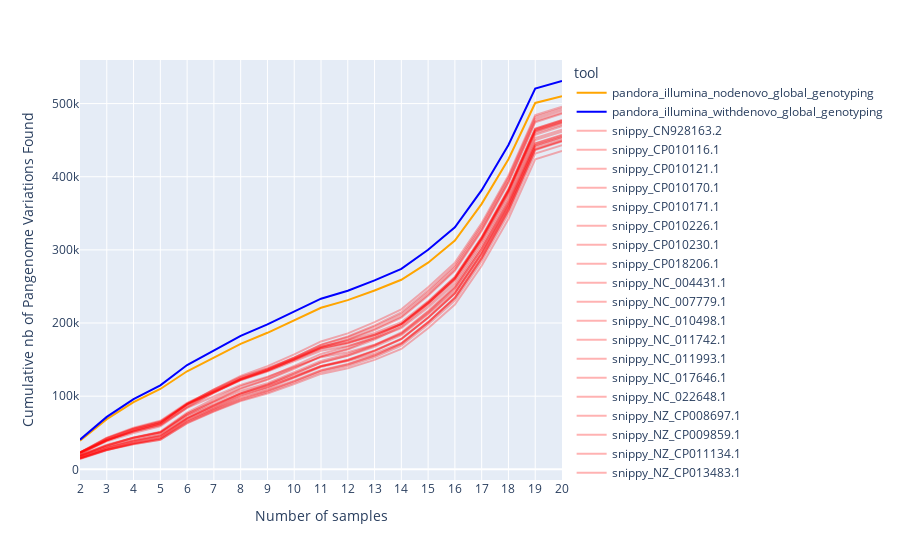

Source (notebook cell):
### Code cell
fig_absolute_cumulative = px.line(merged_data, x="NB_OF_SAMPLES", y="cumulative_nb_of_found_PanVar", color='tool', color_discrete_sequence=merged_data["colour"])
fig_absolute_cumulative.update_layout(
    xaxis = dict(
        tickmode = 'linear',
        tick0 = 2,
        dtick = 1
    ),
    yaxis_title="Cumulative nb of Pangenome Variations Found",
    xaxis_title="Number of samples",
)
fig_absolute_cumulative

### Figure 1 — Plotly figure (JSON) as saved in the notebook; plotly's stock layout.template omitted (floating-point values rounded to 4 significant figures)
{"data": [{"hoverlabel": {"namelength": 0}, "hovertemplate": "tool=pandora_illumina_nodenovo_global_genotyping<br>NB_OF_SAMPLES=%{x}<br>cumulative_nb_of_found_PanVar=%{y}", "legendgroup": "pandora_illumina_nodenovo_global_genotyping", "line": {"color": "orange", "dash": "solid"}, "mode": "lines", "name": "pandora_illumina_nodenovo_global_genotyping", "showlegend": true, "type": "scatter", "x": [2, 3, 4, 5, 6, 7, 8, 9, 10, 11, 12, 13, 14, 15, 16, 17, 18, 19, 20], "xaxis": "x", "y": [38958, 68659, 91780, 109872, 134026, 153198, 171429, 186664, 203582, 220917, 231366, 244411, 259112, 282497, 312766, 362885, 423904, 500819, 510094], "yaxis": "y"}, {"hoverlabel": {"namelength": 0}, "hovertemplate": "tool=pandora_illumina_withdenovo_global_genotyping<br>NB_OF_SAMPLES=%{x}<br>cumulative_nb_of_found_PanVar=%{y}", "legendgroup": "pandora_illumina_withdenovo_global_genotyping", "line": {"color": "blue", "dash": "solid"}, "mode": "lines", "name": "pandora_illumina_withdenovo_global_genotyping", "showlegend": true, "type": "scatter", "x": [2, 3, 4, 5, 6, 7, 8, 9, 10, 11, 12, 13, 14, 15, 16, 17, 18, 19, 20], "xaxis": "x", "y": [40579, 71679, 96088, 114795, 142530, 163002, 182454, 198083, 215462, 233242, 244100, 258229, 273992, 300181, 330948, 381647, 443290, 520568, 530850], "yaxis": "y"}, {"hoverlabel": {"namelength": 0}, "hovertemplate": "tool=snippy_CN928163.2<br>NB_OF_SAMPLES=%{x}<br>cumulative_nb_of_found_PanVar=%{y}", "legendgroup": "snippy_CN928163.2", "line": {"color": "rgba(255,0,0,0.3)", "dash": "solid"}, "mode": "lines", "name": "snippy_CN928163.2", "showlegend": true, "type": "scatter", "x": [2, 3, 4, 5, 6, 7, 8, 9, 10, 11, 12, 13, 14, 15, 16, 17, 18, 19, 20], "xaxis": "x", "y": [22010.0, 39752, 52114, 61370, 87540, 106699, 123583, 134901, 150190, 166884, 176742, 190467, 207403, 237370, 271385, 325817, 391607, 474381, 486059], "yaxis": "y"}, {"hoverlabel": {"namelength": 0}, "hovertemplate": "tool=snippy_CP010116.1<br>NB_OF_SAMPLES=%{x}<br>cumulative_nb_of_found_PanVar=%{y}", "legendgroup": "snippy_CP010116.1", "line": {"color": "rgba(255,0,0,0.3)", "dash": "solid"}, "mode": "lines", "name": "snippy_CP010116.1", "showlegend": true, "type": "scatter", "x": [2, 3, 4, 5, 6, 7, 8, 9, 10, 11, 12, 13, 14, 15, 16, 17, 18, 19, 20], "xaxis": "x", "y": [16776, 28577, 38145, 45125, 69682, 87792, 104009, 115492, 130466, 146065, 155726, 169116, 186049, 215237, 248303, 301164, 364598, 445178, 456521], "yaxis": "y"}, {"hoverlabel": {"namelength": 0}, "hovertemplate": "tool=snippy_CP010121.1<br>NB_OF_SAMPLES=%{x}<br>cumulative_nb_of_found_PanVar=%{y}", "legendgroup": "snippy_CP010121.1", "line": {"color": "rgba(255,0,0,0.3)", "dash": "solid"}, "mode": "lines", "name": "snippy_CP010121.1", "showlegend": true, "type": "scatter", "x": [2, 3, 4, 5, 6, 7, 8, 9, 10, 11, 12, 13, 14, 15, 16, 17, 18, 19, 20], "xaxis": "x", "y": [18230.0, 30800.0, 41180.0, 49120.0, 73755, 91637, 107186, 117783, 132913, 148299, 157634, 170154, 187014, 216574, 250321, 304401, 370039, 452728, 464406], "yaxis": "y"}, {"hoverlabel": {"namelength": 0}, "hovertemplate": "tool=snippy_CP010170.1<br>NB_OF_SAMPLES=%{x}<br>cumulative_nb_of_found_PanVar=%{y}", "legendgroup": "snippy_CP010170.1", "line": {"color": "rgba(255,0,0,0.3)", "dash": "solid"}, "mode": "lines", "name": "snippy_CP010170.1", "showlegend": true, "type": "scatter", "x": [2, 3, 4, 5, 6, 7, 8, 9, 10, 11, 12, 13, 14, 15, 16, 17, 18, 19, 20], "xaxis": "x", "y": [15020.0, 26869, 35196, 42423, 66142, 82488, 97299, 108206, 121147, 135459, 143915, 155888, 171817, 201204, 234573, 288957, 354477, 437138, 448801], "yaxis": "y"}, {"hoverlabel": {"namelength": 0}, "hovertemplate": "tool=snippy_CP010171.1<br>NB_OF_SAMPLES=%{x}<br>cumulative_nb_of_found_PanVar=%{y}", "legendgroup": "snippy_CP010171.1", "line": {"color": "rgba(255,0,0,0.3)", "dash": "solid"}, "mode": "lines", "name": "snippy_CP010171.1", "showlegend": true, "type": "scatter", "x": [2, 3, 4, 5, 6, 7, 8, 9, 10, 11, 12, 13, 14, 15, 16, 17, 18, 19, 20], "xaxis": "x", "y": [15811, 28377, 38414, 46310, 69933, 86473, 102112, 112866, 126280, 140831, 149364, 161992, 177946, 207029, 240084, 293709, 358185, 440483, 452138], "yaxis": "y"}, {"hoverlabel": {"namelength": 0}, "hovertemplate": "tool=snippy_CP010226.1<br>NB_OF_SAMPLES=%{x}<br>cumulative_nb_of_found_PanVar=%{y}", "legendgroup": "snippy_CP010226.1", "line": {"color": "rgba(255,0,0,0.3)", "dash": "solid"}, "mode": "lines", "name": "snippy_CP010226.1", "showlegend": true, "type": "scatter", "x": [2, 3, 4, 5, 6, 7, 8, 9, 10, 11, 12, 13, 14, 15, 16, 17, 18, 19, 20], "xaxis": "x", "y": [14830.0, 26436, 34132, 40391, 62904, 78830, 93310, 103554, 116531, 130460, 138203, 149640, 164537, 192866, 225187, 278224, 342193, 423877, 435377], "yaxis": "y"}, {"hoverlabel": {"namelength": 0}, "hovertemplate": "tool=snippy_CP010230.1<br>NB_OF_SAMPLES=%{x}<br>cumulative_nb_of_found_PanVar=%{y}", "legendgroup": "snippy_CP010230.1", "line": {"color": "rgba(255,0,0,0.3)", "dash": "solid"}, "mode": "lines", "name": "snippy_CP010230.1", "showlegend": true, "type": "scatter", "x": [2, 3, 4, 5, 6, 7, 8, 9, 10, 11, 12, 13, 14, 15, 16, 17, 18, 19, 20], "xaxis": "x", "y": [14133, 25979, 35554, 42596, 66801, 83396, 99425, 110410, 124678, 139869, 148782, 161812, 178131, 207550, 241087, 295254, 360533, 442842, 454462], "yaxis": "y"}, {"hoverlabel": {"namelength": 0}, "hovertemplate": "tool=snippy_CP018206.1<br>NB_OF_SAMPLES=%{x}<br>cumulative_nb_of_found_PanVar=%{y}", "legendgroup": "snippy_CP018206.1", "line": {"color": "rgba(255,0,0,0.3)", "dash": "solid"}, "mode": "lines", "name": "snippy_CP018206.1", "showlegend": true, "type": "scatter", "x": [2, 3, 4, 5, 6, 7, 8, 9, 10, 11, 12, 13, 14, 15, 16, 17, 18, 19, 20], "xaxis": "x", "y": [19196, 32684, 43541, 51481, 77538, 96497, 113752, 125666, 141514, 157779, 167703, 181411, 198681, 228946, 263017, 317635, 383293, 465960, 477632], "yaxis": "y"}, {"hoverlabel": {"namelength": 0}, "hovertemplate": "tool=snippy_NC_004431.1<br>NB_OF_SAMPLES=%{x}<br>cumulative_nb_of_found_PanVar=%{y}", "legendgroup": "snippy_NC_004431.1", "line": {"color": "rgba(255,0,0,0.3)", "dash": "solid"}, "mode": "lines", "name": "snippy_NC_004431.1", "showlegend": true, "type": "scatter", "x": [2, 3, 4, 5, 6, 7, 8, 9, 10, 11, 12, 13, 14, 15, 16, 17, 18, 19, 20], "xaxis": "x", "y": [22851, 41550, 55294, 64071, 88825, 105588, 121552, 133620, 147461, 161962, 168698, 178916, 192876, 221116, 254085, 308525, 374242, 457259, 468978], "yaxis": "y"}, {"hoverlabel": {"namelength": 0}, "hovertemplate": "tool=snippy_NC_007779.1<br>NB_OF_SAMPLES=%{x}<br>cumulative_nb_of_found_PanVar=%{y}", "legendgroup": "snippy_NC_007779.1", "line": {"color": "rgba(255,0,0,0.3)", "dash": "solid"}, "mode": "lines", "name": "snippy_NC_007779.1", "showlegend": true, "type": "scatter", "x": [2, 3, 4, 5, 6, 7, 8, 9, 10, 11, 12, 13, 14, 15, 16, 17, 18, 19, 20], "xaxis": "x", "y": [15133, 27270, 35533, 41663, 64887, 81136, 95966, 107011, 120294, 134902, 143288, 155534, 171604, 200780, 234056, 288363, 353840, 436439, 448092], "yaxis": "y"}, {"hoverlabel": {"namelength": 0}, "hovertemplate": "tool=snippy_NC_010498.1<br>NB_OF_SAMPLES=%{x}<br>cumulative_nb_of_found_PanVar=%{y}", "legendgroup": "snippy_NC_010498.1", "line": {"color": "rgba(255,0,0,0.3)", "dash": "solid"}, "mode": "lines", "name": "snippy_NC_010498.1", "showlegend": true, "type": "scatter", "x": [2, 3, 4, 5, 6, 7, 8, 9, 10, 11, 12, 13, 14, 15, 16, 17, 18, 19, 20], "xaxis": "x", "y": [20858, 40176, 51471, 60863, 85828, 104920, 122389, 134604, 150336, 167220, 177535, 191902, 208933, 238874, 272945, 327499, 393188, 476004, 487658], "yaxis": "y"}, {"hoverlabel": {"namelength": 0}, "hovertemplate": "tool=snippy_NC_011742.1<br>NB_OF_SAMPLES=%{x}<br>cumulative_nb_of_found_PanVar=%{y}", "legendgroup": "snippy_NC_011742.1", "line": {"color": "rgba(255,0,0,0.3)", "dash": "solid"}, "mode": "lines", "name": "snippy_NC_011742.1", "showlegend": true, "type": "scatter", "x": [2, 3, 4, 5, 6, 7, 8, 9, 10, 11, 12, 13, 14, 15, 16, 17, 18, 19, 20], "xaxis": "x", "y": [22883, 40106, 53781, 63109, 88834, 105850, 122441, 134781, 149085, 164357, 171919, 183545, 198783, 227875, 261624, 316143, 381746, 464589, 476304], "yaxis": "y"}, {"hoverlabel": {"namelength": 0}, "hovertemplate": "tool=snippy_NC_011993.1<br>NB_OF_SAMPLES=%{x}<br>cumulative_nb_of_found_PanVar=%{y}", "legendgroup": "snippy_NC_011993.1", "line": {"color": "rgba(255,0,0,0.3)", "dash": "solid"}, "mode": "lines", "name": "snippy_NC_011993.1", "showlegend": true, "type": "scatter", "x": [2, 3, 4, 5, 6, 7, 8, 9, 10, 11, 12, 13, 14, 15, 16, 17, 18, 19, 20], "xaxis": "x", "y": [18177, 32355, 43311, 50310, 73554, 89054, 103908, 114774, 127786, 141338, 147973, 158340, 172699, 201228, 234824, 289316, 355065, 437944, 449662], "yaxis": "y"}, {"hoverlabel": {"namelength": 0}, "hovertemplate": "tool=snippy_NC_017646.1<br>NB_OF_SAMPLES=%{x}<br>cumulative_nb_of_found_PanVar=%{y}", "legendgroup": "snippy_NC_017646.1", "line": {"color": "rgba(255,0,0,0.3)", "dash": "solid"}, "mode": "lines", "name": "snippy_NC_017646.1", "showlegend": true, "type": "scatter", "x": [2, 3, 4, 5, 6, 7, 8, 9, 10, 11, 12, 13, 14, 15, 16, 17, 18, 19, 20], "xaxis": "x", "y": [23260, 39231, 53317, 62989, 89919, 109405, 126332, 138008, 153085, 170098, 180558, 195026, 212089, 242181, 276188, 330692, 396218, 478839, 490514], "yaxis": "y"}, {"hoverlabel": {"namelength": 0}, "hovertemplate": "tool=snippy_NC_022648.1<br>NB_OF_SAMPLES=%{x}<br>cumulative_nb_of_found_PanVar=%{y}", "legendgroup": "snippy_NC_022648.1", "line": {"color": "rgba(255,0,0,0.3)", "dash": "solid"}, "mode": "lines", "name": "snippy_NC_022648.1", "showlegend": true, "type": "scatter", "x": [2, 3, 4, 5, 6, 7, 8, 9, 10, 11, 12, 13, 14, 15, 16, 17, 18, 19, 20], "xaxis": "x", "y": [22765, 42639, 55449, 64984, 89231, 106262, 123132, 135802, 149918, 165432, 172876, 183753, 198462, 226872, 260181, 314459, 379738, 462537, 474255], "yaxis": "y"}, {"hoverlabel": {"namelength": 0}, "hovertemplate": "tool=snippy_NZ_CP008697.1<br>NB_OF_SAMPLES=%{x}<br>cumulative_nb_of_found_PanVar=%{y}", "legendgroup": "snippy_NZ_CP008697.1", "line": {"color": "rgba(255,0,0,0.3)", "dash": "solid"}, "mode": "lines", "name": "snippy_NZ_CP008697.1", "showlegend": true, "type": "scatter", "x": [2, 3, 4, 5, 6, 7, 8, 9, 10, 11, 12, 13, 14, 15, 16, 17, 18, 19, 20], "xaxis": "x", "y": [22300, 38414, 49706, 58723, 84395, 104590, 123108, 136545, 152637, 170478, 181575, 196840, 214677, 244899, 278918, 333584, 399119, 481739, 493420], "yaxis": "y"}, {"hoverlabel": {"namelength": 0}, "hovertemplate": "tool=snippy_NZ_CP009859.1<br>NB_OF_SAMPLES=%{x}<br>cumulative_nb_of_found_PanVar=%{y}", "legendgroup": "snippy_NZ_CP009859.1", "line": {"color": "rgba(255,0,0,0.3)", "dash": "solid"}, "mode": "lines", "name": "snippy_NZ_CP009859.1", "showlegend": true, "type": "scatter", "x": [2, 3, 4, 5, 6, 7, 8, 9, 10, 11, 12, 13, 14, 15, 16, 17, 18, 19, 20], "xaxis": "x", "y": [23380.0, 40101, 52674, 62994, 88706, 109260, 127816, 141064, 157146, 174844, 185856, 201118, 218710, 248824, 282576, 336799, 401651, 484119, 495775], "yaxis": "y"}, {"hoverlabel": {"namelength": 0}, "hovertemplate": "tool=snippy_NZ_CP011134.1<br>NB_OF_SAMPLES=%{x}<br>cumulative_nb_of_found_PanVar=%{y}", "legendgroup": "snippy_NZ_CP011134.1", "line": {"color": "rgba(255,0,0,0.3)", "dash": "solid"}, "mode": "lines", "name": "snippy_NZ_CP011134.1", "showlegend": true, "type": "scatter", "x": [2, 3, 4, 5, 6, 7, 8, 9, 10, 11, 12, 13, 14, 15, 16, 17, 18, 19, 20], "xaxis": "x", "y": [19116, 33539, 43379, 50675, 75738, 93211, 109961, 122422, 137342, 154473, 164834, 179619, 196830, 226858, 260859, 315541, 380958, 463393, 475042], "yaxis": "y"}, {"hoverlabel": {"namelength": 0}, "hovertemplate": "tool=snippy_NZ_CP013483.1<br>NB_OF_SAMPLES=%{x}<br>cumulative_nb_of_found_PanVar=%{y}", "legendgroup": "snippy_NZ_CP013483.1", "line": {"color": "rgba(255,0,0,0.3)", "dash": "solid"}, "mode": "lines", "name": "snippy_NZ_CP013483.1", "showlegend": true, "type": "scatter", "x": [2, 3, 4, 5, 6, 7, 8, 9, 10, 11, 12, 13, 14, 15, 16, 17, 18, 19, 20], "xaxis": "x", "y": [16210.0, 29580.0, 38491, 44828, 68955, 85177, 100827, 112256, 126002, 140940, 149851, 162568, 178656, 207671, 240669, 295037, 360394, 442690, 454342], "yaxis": "y"}, {"hoverlabel": {"namelength": 0}, "hovertemplate": "tool=snippy_NZ_CP015228.1<br>NB_OF_SAMPLES=%{x}<br>cumulative_nb_of_found_PanVar=%{y}", "legendgroup": "snippy_NZ_CP015228.1", "line": {"color": "rgba(255,0,0,0.3)", "dash": "solid"}, "mode": "lines", "name": "snippy_NZ_CP015228.1", "showlegend": true, "type": "scatter", "x": [2, 3, 4, 5, 6, 7, 8, 9, 10, 11, 12, 13, 14, 15, 16, 17, 18, 19, 20], "xaxis": "x", "y": [18539, 32739, 43161, 50699, 75840, 93432, 111028, 123302, 138396, 154346, 163884, 177517, 194585, 224317, 258001, 312154, 377407, 459613, 471227], "yaxis": "y"}, {"hoverlabel": {"namelength": 0}, "hovertemplate": "tool=snippy_NZ_CP016007.1<br>NB_OF_SAMPLES=%{x}<br>cumulative_nb_of_found_PanVar=%{y}", "legendgroup": "snippy_NZ_CP016007.1", "line": {"color": "rgba(255,0,0,0.3)", "dash": "solid"}, "mode": "lines", "name": "snippy_NZ_CP016007.1", "showlegend": true, "type": "scatter", "x": [2, 3, 4, 5, 6, 7, 8, 9, 10, 11, 12, 13, 14, 15, 16, 17, 18, 19, 20], "xaxis": "x", "y": [20074, 39405, 51863, 60314, 84122, 100147, 115206, 126612, 139679, 153334, 160101, 170390, 184880, 213484, 247130, 301523, 367161, 450007, 461715], "yaxis": "y"}, {"hoverlabel": {"namelength": 0}, "hovertemplate": "tool=snippy_NZ_CP018109.1<br>NB_OF_SAMPLES=%{x}<br>cumulative_nb_of_found_PanVar=%{y}", "legendgroup": "snippy_NZ_CP018109.1", "line": {"color": "rgba(255,0,0,0.3)", "dash": "solid"}, "mode": "lines", "name": "snippy_NZ_CP018109.1", "showlegend": true, "type": "scatter", "x": [2, 3, 4, 5, 6, 7, 8, 9, 10, 11, 12, 13, 14, 15, 16, 17, 18, 19, 20], "xaxis": "x", "y": [17730.0, 30760.0, 39942, 46853, 70432, 87022, 103770, 115933, 130505, 145879, 155127, 167601, 183328, 211937, 243954, 297765, 363246, 445825, 457489], "yaxis": "y"}, {"hoverlabel": {"namelength": 0}, "hovertemplate": "tool=snippy_NZ_LN995446.1<br>NB_OF_SAMPLES=%{x}<br>cumulative_nb_of_found_PanVar=%{y}", "legendgroup": "snippy_NZ_LN995446.1", "line": {"color": "rgba(255,0,0,0.3)", "dash": "solid"}, "mode": "lines", "name": "snippy_NZ_LN995446.1", "showlegend": true, "type": "scatter", "x": [2, 3, 4, 5, 6, 7, 8, 9, 10, 11, 12, 13, 14, 15, 16, 17, 18, 19, 20], "xaxis": "x", "y": [14710.0, 26560.0, 34610.0, 40530.0, 63580.0, 79766, 94418, 105388, 118579, 133034, 141192, 153266, 169034, 197971, 230789, 284519, 349328, 431646, 443257], "yaxis": "y"}, {"hoverlabel": {"namelength": 0}, "hovertemplate": "tool=snippy_NZ_LT632320.1<br>NB_OF_SAMPLES=%{x}<br>cumulative_nb_of_found_PanVar=%{y}", "legendgroup": "snippy_NZ_LT632320.1", "line": {"color": "rgba(255,0,0,0.3)", "dash": "solid"}, "mode": "lines", "name": "snippy_NZ_LT632320.1", "showlegend": true, "type": "scatter", "x": [2, 3, 4, 5, 6, 7, 8, 9, 10, 11, 12, 13, 14, 15, 16, 17, 18, 19, 20], "xaxis": "x", "y": [22699, 42735, 55948, 65411, 89696, 106911, 123795, 136605, 150728, 165864, 173334, 184046, 198726, 227121, 260282, 314315, 379317, 461789, 473473], "yaxis": "y"}, {"hoverlabel": {"namelength": 0}, "hovertemplate": "tool=snippy_NZ_NG941718.1<br>NB_OF_SAMPLES=%{x}<br>cumulative_nb_of_found_PanVar=%{y}", "legendgroup": "snippy_NZ_NG941718.1", "line": {"color": "rgba(255,0,0,0.3)", "dash": "solid"}, "mode": "lines", "name": "snippy_NZ_NG941718.1", "showlegend": true, "type": "scatter", "x": [2, 3, 4, 5, 6, 7, 8, 9, 10, 11, 12, 13, 14, 15, 16, 17, 18, 19, 20], "xaxis": "x", "y": [23025, 43325, 56751, 66336, 90797, 108192, 125212, 138044, 152261, 167831, 175344, 186383, 201195, 229715, 263012, 317295, 382590, 465404, 477123], "yaxis": "y"}], "layout": {"legend": {"title": {"text": "tool"}, "tracegroupgap": 0}, "margin": {"t": 60}, "xaxis": {"anchor": "y", "domain": [0, 1], "dtick": 1, "tick0": 2, "tickmode": "linear", "title": {"text": "Number of samples"}}, "yaxis": {"anchor": "x", "domain": [0, 1], "title": {"text": "Cumulative nb of Pangenome Variations Found"}}}}
